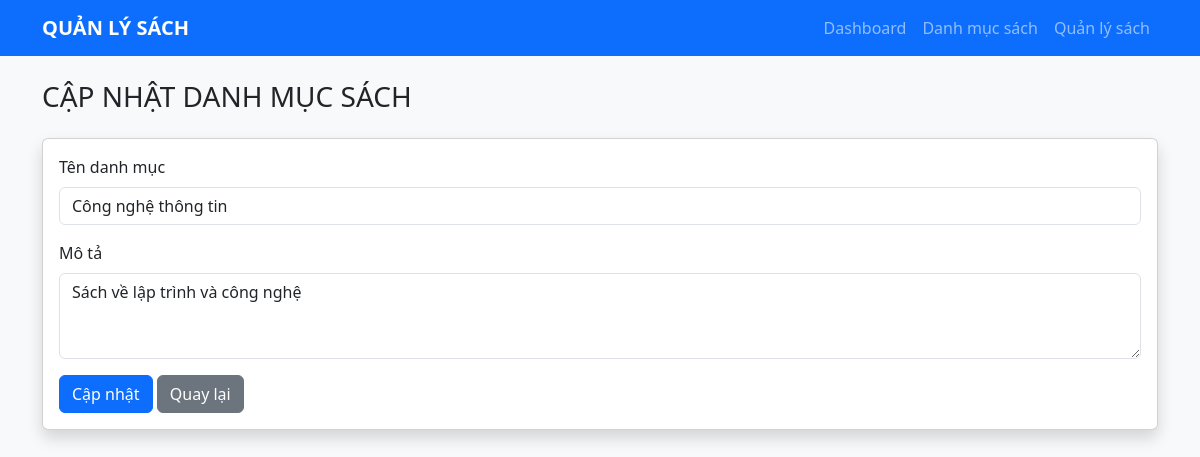
Page /danh-muc/sua/1 on the committed database.
### app.py (models this page shows, shortened)
class DanhMucSach(db.Model):
    __tablename__ = "danh_muc_sach"
    id: Mapped[int] = mapped_column(primary_key=True)
    ten_danh_muc: Mapped[str] = mapped_column(String(100), nullable=False)
    mo_ta: Mapped[str | None] = mapped_column(String(255), nullable=True)
    sach: Mapped[list["Sach"]] = relationship(
        back_populates="danh_muc"
    )

### app.py (the view, shortened to what this page needs)
@app.route("/danh-muc/sua/<int:id>", methods=["GET", "POST"])
def sua_danh_muc(id):
    danh_muc = db.session.get(DanhMucSach, id)
    if danh_muc is None:
        flash("Không tìm thấy danh mục!", "danger")
        return redirect(url_for("danh_muc_list"))
    return render_template(
        "sua_danhmuc.html",
        danh_muc=danh_muc
    )

### templates/sua_danhmuc.html (shortened to what this page needs)
{% extends "base.html" %}
{% block content %}
<h3 class="mb-4">CẬP NHẬT DANH MỤC SÁCH</h3>
<div class="card shadow">
    <div class="card-body">
        <form method="POST">
            <div class="mb-3">
                <label class="form-label">
                    Tên danh mục
                </label>
                <input type="text"
                       name="ten_danh_muc"
                       class="form-control"
                       maxlength="100"
                       value="{{ danh_muc.ten_danh_muc }}"
                       required>
            </div>
            <div class="mb-3">
                <label class="form-label">
                    Mô tả
                </label>
                <textarea name="mo_ta"
                          class="form-control"
                          rows="3"
                          maxlength="255">{{ danh_muc.mo_ta or '' }}</textarea>
            </div>
            <button type="submit" class="btn btn-primary">
                Cập nhật
            </button>
            <a href="{{ url_for('danh_muc_list') }}"
               class="btn btn-secondary">
                Quay lại
            </a>
        </form>
    </div>
</div>
{% endblock %}

### rows in the picture
DanhMucSach: ten_danh_muc "Công nghệ thông tin", mo_ta "Sách về lập trình và công nghệ"
